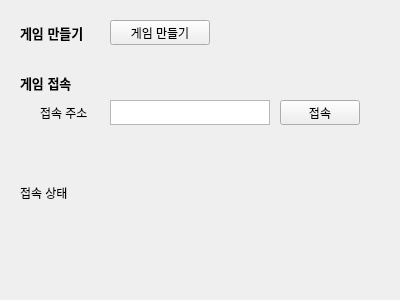
<?xml version="1.0" encoding="UTF-8"?>
<ui version="4.0">
 <class>wndSetting</class>
 <widget class="QFrame" name="wndSetting">
  <property name="geometry">
   <rect>
    <x>0</x>
    <y>0</y>
    <width>400</width>
    <height>300</height>
   </rect>
  </property>
  <property name="windowTitle">
   <string>Frame</string>
  </property>
  <widget class="QLabel" name="label">
   <property name="geometry">
    <rect>
     <x>20</x>
     <y>20</y>
     <width>80</width>
     <height>25</height>
    </rect>
   </property>
   <property name="font">
    <font>
     <pointsize>10</pointsize>
     <bold>true</bold>
    </font>
   </property>
   <property name="text">
    <string>게임 만들기</string>
   </property>
  </widget>
  <widget class="QPushButton" name="pushButton">
   <property name="geometry">
    <rect>
     <x>110</x>
     <y>20</y>
     <width>100</width>
     <height>25</height>
    </rect>
   </property>
   <property name="text">
    <string>게임 만들기</string>
   </property>
  </widget>
  <widget class="QLabel" name="label_2">
   <property name="geometry">
    <rect>
     <x>20</x>
     <y>70</y>
     <width>81</width>
     <height>25</height>
    </rect>
   </property>
   <property name="font">
    <font>
     <pointsize>10</pointsize>
     <bold>true</bold>
    </font>
   </property>
   <property name="text">
    <string>게임 접속</string>
   </property>
  </widget>
  <widget class="QLabel" name="label_4">
   <property name="geometry">
    <rect>
     <x>40</x>
     <y>100</y>
     <width>80</width>
     <height>25</height>
    </rect>
   </property>
   <property name="text">
    <string>접속 주소</string>
   </property>
  </widget>
  <widget class="QTextEdit" name="textEdit_2">
   <property name="geometry">
    <rect>
     <x>110</x>
     <y>100</y>
     <width>160</width>
     <height>25</height>
    </rect>
   </property>
  </widget>
  <widget class="QPushButton" name="pushButton_2">
   <property name="geometry">
    <rect>
     <x>280</x>
     <y>100</y>
     <width>80</width>
     <height>25</height>
    </rect>
   </property>
   <property name="text">
    <string>접속</string>
   </property>
  </widget>
  <widget class="QLabel" name="lblMessage">
   <property name="geometry">
    <rect>
     <x>20</x>
     <y>180</y>
     <width>250</width>
     <height>25</height>
    </rect>
   </property>
   <property name="text">
    <string>접속 상태</string>
   </property>
  </widget>
 </widget>
 <resources/>
 <connections/>
</ui>
